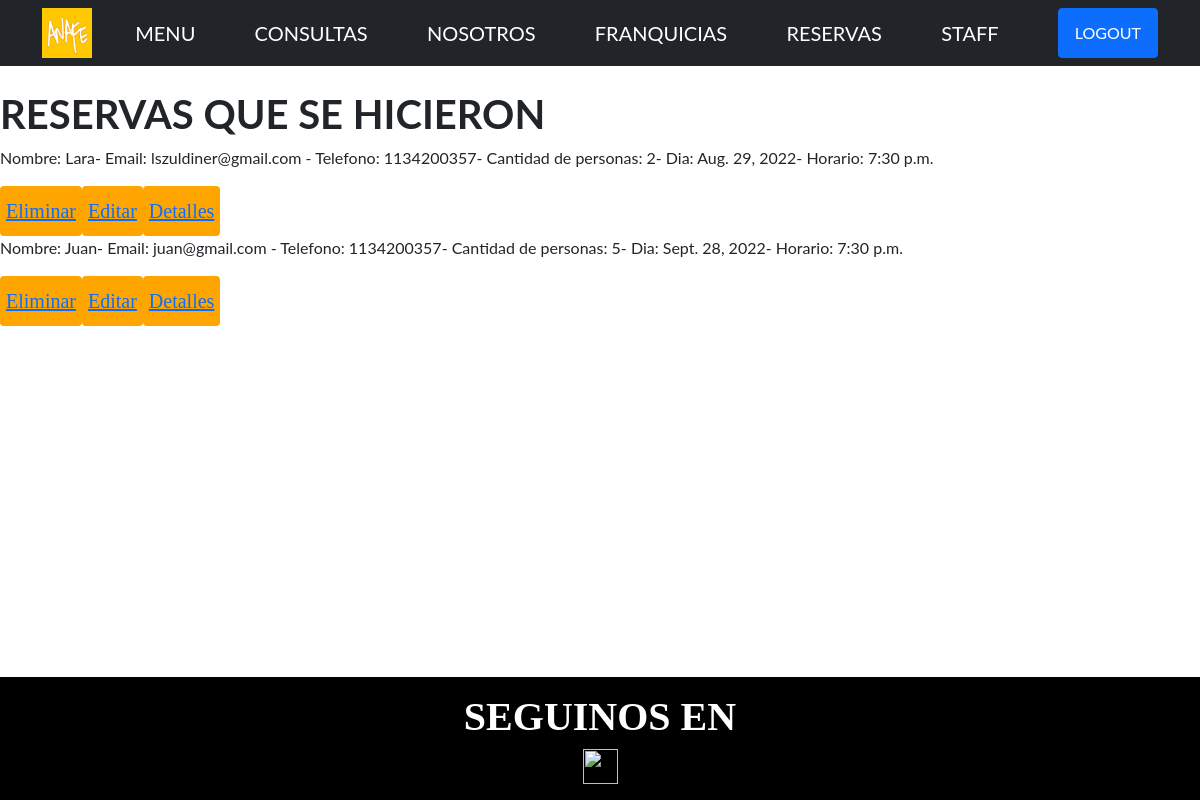
The app's page /App_Resto/reservasDueno/ (signed in), older data.
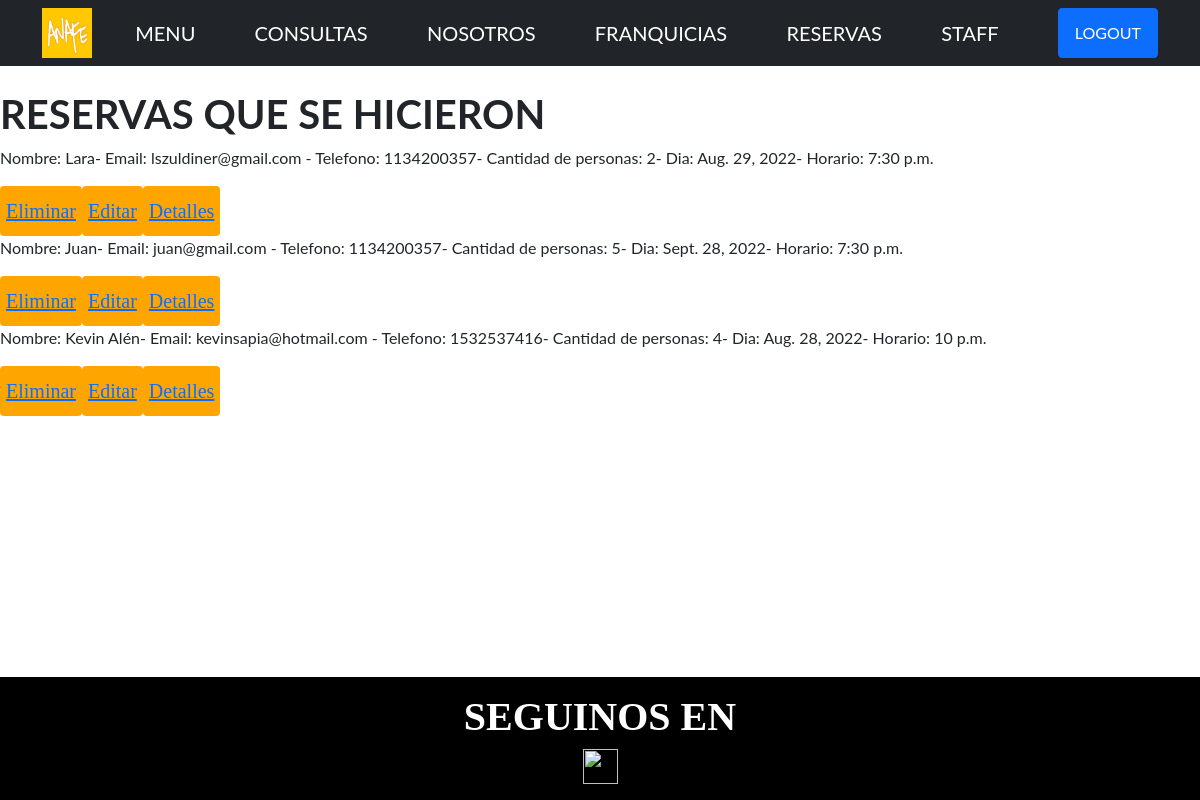
The same page, newer data.
### App_Resto/models.py (models this page shows, shortened)
class Reservas(models.Model):
    nombre = models.CharField(max_length=50)
    email = models.EmailField()
    telefono = models.IntegerField()
    numero_personas= models.IntegerField()
    dia = models.DateField()
    horario = models.TimeField()
    class Meta:
        verbose_name = "Reserva"
        verbose_name_plural = "Reservas"

### App_Resto/views.py (the view)
# urls.py: path("reservasDueno/", reservasDueno, name="ReservasDueno"),
@login_required
def reservasDueno(request):
    db = Reservas.objects.all()
    return render(request, 'reservasDueno.html', {'db':db})

### App_Resto/templates/reservasDueno.html (shortened to what this page needs)
{% extends 'padre.html' %}
{% load static %}
{% block bloqueQueCambia %}
<br>
    <head>
        <h1>RESERVAS QUE SE HICIERON</h1>
    </head>
    <body>
            {% for i in db %}
            <table>
                <p>Nombre: {{i.nombre}}- Email: {{i.email}} - Telefono: {{i.telefono}}- Cantidad de personas: {{i.numero_personas}}- Dia: {{i.dia}}- Horario: {{i.horario}}</p>
                <button>
                    <a href="{% url 'EliminarReserva' i.id %}">Eliminar</a>
                </button>
                <button>
                    <a href="{% url 'ActualizarReserva' i.id %}">Editar</a>
                </button>
                <button>
                    <a href="{% url 'DetailReserva' i.id %}">Detalles</a>
                </button>
            </table>
            {% endfor %}
    </body>
{% endblock bloqueQueCambia %}

### App_Resto/templates/padre.html (shortened to what this page needs)
<!DOCTYPE html>
<html lang="en">
    <head>
        {% load static %}
        <link href="{% static 'https://cdn.jsdelivr.net/npm/bootstrap-icons@1.5.0/font/bootstrap-icons.css' %}" rel="stylesheet" type="text/css" />
        <link href="https://cdn.jsdelivr.net/npm/bootstrap-icons@1.5.0/font/bootstrap-icons.css" rel="stylesheet" type="text/css" />
        <link href="{% static 'css/styles.css' %}" rel="stylesheet" />
    </head>
    <body style ="margin-left: 0em; margin-right: 0em">
        <nav class="navbar navbar-dark bg-dark static-top">
            <div class="container">
                <a href="{% url 'Inicio' %}"><img src="{% static 'assets/img/pann.png' %}" width="50" height="50" ></a>
                <a class="navbar-brand" href="{% url 'Menu' %}">MENU
                </a>
                <a class="navbar-brand" href="{% url 'Consultas' %}">CONSULTAS
                </a>
                <a class="navbar-brand" href="{% url 'Nosotros' %}">NOSOTROS
                </a>
                <a class="navbar-brand" href="{% url 'Franquicias' %}">FRANQUICIAS
                </a>
                <a class="navbar-brand" href="{% url 'ReservasClientes' %}">RESERVAS
                </a>
              <a class="navbar-brand" href="{% url 'ReservasDueno' %}">STAFF
              </a>
                {% if user.is_authenticated %}
                    <a class="btn btn-primary" href="{% url 'Logout' %}">LOGOUT</a>
                {% else %}
                    Bienvenid@
                {% endif %}
            </div>
        </nav>
    </body>
    {% block bloqueQueCambia %}
    {% endblock bloqueQueCambia %}
  <div class="footer">
    <footer>
      <center>
        <H1>SEGUINOS EN </H1><a href="https://www.instagram.com/anafe.ba/"><img src="{% static 'assets/img/ig.png' %}" alt="" width="35" height="35" /></a>
      </center>
    </footer>
  </div>
</html>

### App_Resto/templates/padre.html (style rules this page uses)
footer { background-color: rgba(0, 0, 0, 0.555); color: white; padding: 1em 0; bottom: 0; width: 100%; font-family: garamond; }
.footer { left: 0px; bottom: 0px; width: 100%; background-color: rgb(0, 0, 0); color: white; text-align: center; margin-top:auto; }

### App_Resto/templates/reservasDueno.html (style rules this page uses)
.footer { left: 0px; bottom: 0px; width: 100%; position: absolute; background-color: rgb(0, 0, 0); color: white; text-align: center; margin-top:auto; }

Row changes from the older to the newer data that the page shows:
added Reservas: nombre "Kevin Alén", email "kevinsapia@hotmail.com", telefono "1532537416", numero_personas "4", dia "Aug. 28, 2022", horario "10 p.m."
